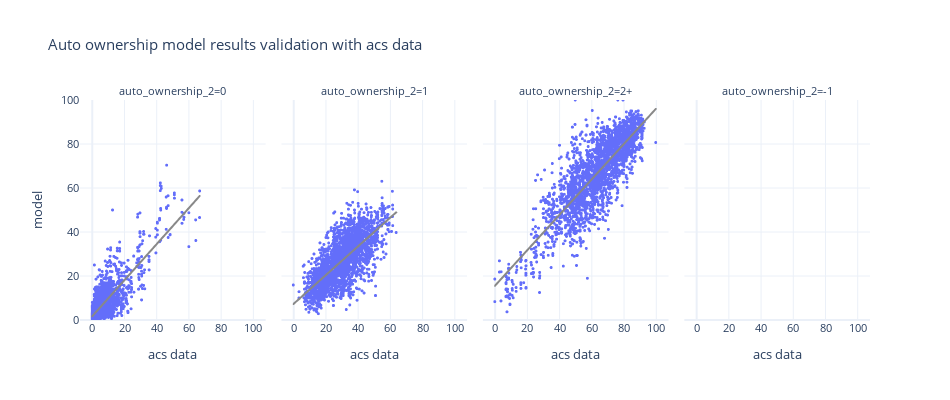

The cell this chart's notebook holds for it:
### Code cell
df_plot = pd.pivot(bg_auto_ownership, index=['block_group_id','auto_ownership_2'], columns='source', values='percentage').reset_index()



fig = px.scatter(df_plot, x="acs data", y="model", trendline="ols", trendline_color_override='rgb(136, 136, 136)',
                 template="plotly_white",
                 facet_col='auto_ownership_2', height=400, width=1000,
                 title="Auto ownership model results validation with acs data")
fig.update_xaxes(dtick=20)
fig.update_yaxes(dtick=20,range=[0, 100])
fig.update_traces(marker_size=3)
fig.update_layout(height=400, width=950, font=dict(size=11))
fig.show()

### Figure 1 — Plotly figure (JSON) as saved in the notebook; plotly's stock layout.template omitted (floating-point values rounded to 4 significant figures; data arrays with more than 128 entries replaced by an {"elided": "..."} marker saying what was removed)
{"data": [{"hovertemplate": "auto_ownership_2=0<br>acs data=%{x}<br>model=%{y}<extra></extra>", "legendgroup": "", "marker": {"color": "#636efa", "size": 3, "symbol": "circle"}, "mode": "markers", "name": "", "showlegend": false, "type": "scattergl", "x": {"elided": "2641 float values"}, "xaxis": "x", "y": {"elided": "2641 float values"}, "yaxis": "y"}, {"hovertemplate": "<b>OLS trendline</b><br>model = 0.819103 * acs data + 1.7296<br>R<sup>2</sup>=0.665658<br><br>auto_ownership_2=0<br>acs data=%{x}<br>model=%{y} <b>(trend)</b><extra></extra>", "legendgroup": "", "line": {"color": "rgb(136, 136, 136)"}, "marker": {"color": "#636efa", "size": 3, "symbol": "circle"}, "mode": "lines", "name": "", "showlegend": false, "type": "scattergl", "x": {"elided": "2368 float values"}, "xaxis": "x", "y": {"elided": "2368 float values"}, "yaxis": "y"}, {"hovertemplate": "auto_ownership_2=1<br>acs data=%{x}<br>model=%{y}<extra></extra>", "legendgroup": "", "marker": {"color": "#636efa", "size": 3, "symbol": "circle"}, "mode": "markers", "name": "", "showlegend": false, "type": "scattergl", "x": {"elided": "2641 float values"}, "xaxis": "x2", "y": {"elided": "2641 float values"}, "yaxis": "y2"}, {"hovertemplate": "<b>OLS trendline</b><br>model = 0.652855 * acs data + 7.20412<br>R<sup>2</sup>=0.528360<br><br>auto_ownership_2=1<br>acs data=%{x}<br>model=%{y} <b>(trend)</b><extra></extra>", "legendgroup": "", "line": {"color": "rgb(136, 136, 136)"}, "marker": {"color": "#636efa", "size": 3, "symbol": "circle"}, "mode": "lines", "name": "", "showlegend": false, "type": "scattergl", "x": {"elided": "2631 float values"}, "xaxis": "x2", "y": {"elided": "2631 float values"}, "yaxis": "y2"}, {"hovertemplate": "auto_ownership_2=2+<br>acs data=%{x}<br>model=%{y}<extra></extra>", "legendgroup": "", "marker": {"color": "#636efa", "size": 3, "symbol": "circle"}, "mode": "markers", "name": "", "showlegend": false, "type": "scattergl", "x": {"elided": "2641 float values"}, "xaxis": "x3", "y": {"elided": "2641 float values"}, "yaxis": "y3"}, {"hovertemplate": "<b>OLS trendline</b><br>model = 0.804456 * acs data + 15.4817<br>R<sup>2</sup>=0.706837<br><br>auto_ownership_2=2+<br>acs data=%{x}<br>model=%{y} <b>(trend)</b><extra></extra>", "legendgroup": "", "line": {"color": "rgb(136, 136, 136)"}, "marker": {"color": "#636efa", "size": 3, "symbol": "circle"}, "mode": "lines", "name": "", "showlegend": false, "type": "scattergl", "x": {"elided": "2634 float values"}, "xaxis": "x3", "y": {"elided": "2634 float values"}, "yaxis": "y3"}, {"hovertemplate": "auto_ownership_2=-1<br>acs data=%{x}<br>model=%{y}<extra></extra>", "legendgroup": "", "marker": {"color": "#636efa", "size": 3, "symbol": "circle"}, "mode": "markers", "name": "", "showlegend": false, "type": "scattergl", "x": [null], "xaxis": "x4", "y": [null], "yaxis": "y4"}, {"hovertemplate": "auto_ownership_2=-1<extra></extra>", "legendgroup": "", "line": {"color": "rgb(136, 136, 136)"}, "marker": {"color": "#636efa", "size": 3, "symbol": "circle"}, "mode": "lines", "name": "", "showlegend": false, "type": "scattergl", "xaxis": "x4", "yaxis": "y4"}], "layout": {"annotations": [{"font": {}, "showarrow": false, "text": "auto_ownership_2=0", "x": 0.1175, "xanchor": "center", "xref": "paper", "y": 1.0, "yanchor": "bottom", "yref": "paper"}, {"font": {}, "showarrow": false, "text": "auto_ownership_2=1", "x": 0.3725, "xanchor": "center", "xref": "paper", "y": 1.0, "yanchor": "bottom", "yref": "paper"}, {"font": {}, "showarrow": false, "text": "auto_ownership_2=2+", "x": 0.6275, "xanchor": "center", "xref": "paper", "y": 1.0, "yanchor": "bottom", "yref": "paper"}, {"font": {}, "showarrow": false, "text": "auto_ownership_2=-1", "x": 0.8825, "xanchor": "center", "xref": "paper", "y": 1.0, "yanchor": "bottom", "yref": "paper"}], "font": {"size": 11}, "height": 400, "legend": {"tracegroupgap": 0}, "title": {"text": "Auto ownership model results validation with acs data"}, "width": 950, "xaxis": {"anchor": "y", "domain": [0.0, 0.235], "dtick": 20, "title": {"text": "acs data"}}, "xaxis2": {"anchor": "y2", "domain": [0.255, 0.49], "dtick": 20, "matches": "x", "title": {"text": "acs data"}}, "xaxis3": {"anchor": "y3", "domain": [0.51, 0.745], "dtick": 20, "matches": "x", "title": {"text": "acs data"}}, "xaxis4": {"anchor": "y4", "domain": [0.765, 1.0], "dtick": 20, "matches": "x", "title": {"text": "acs data"}}, "yaxis": {"anchor": "x", "domain": [0.0, 1.0], "dtick": 20, "range": [0, 100], "title": {"text": "model"}}, "yaxis2": {"anchor": "x2", "domain": [0.0, 1.0], "dtick": 20, "matches": "y", "range": [0, 100], "showticklabels": false}, "yaxis3": {"anchor": "x3", "domain": [0.0, 1.0], "dtick": 20, "matches": "y", "range": [0, 100], "showticklabels": false}, "yaxis4": {"anchor": "x4", "domain": [0.0, 1.0], "dtick": 20, "matches": "y", "range": [0, 100], "showticklabels": false}}}
